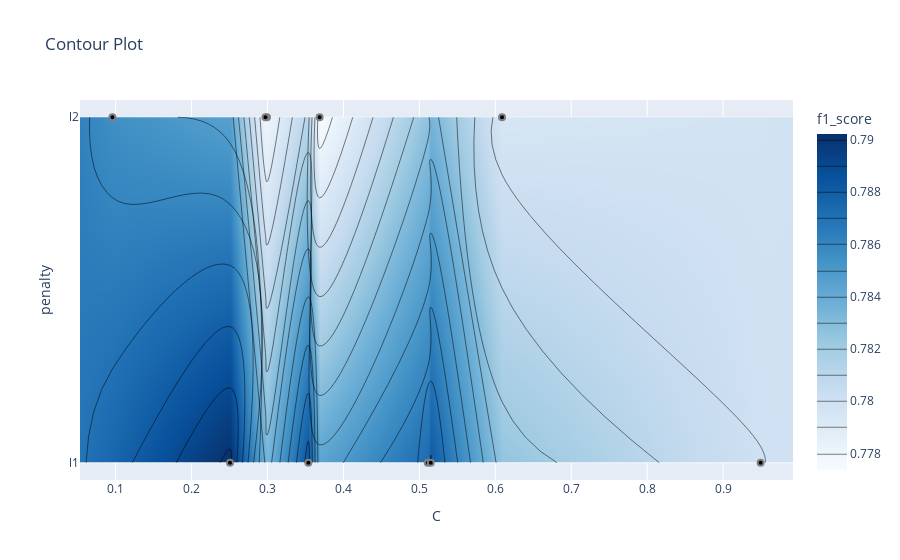

Notebook cell for this chart:
### Markdown cell above
### Построим графики контура отношений гиперпараметров

### Code cell
optuna.visualization.plot_contour(study_lr, params=["penalty", "C"],
                                  target_name="f1_score")

### Figure 1 — Plotly figure (JSON) as saved in the notebook; plotly's stock layout.template omitted (floating-point values rounded to 4 significant figures)
{"data": [{"colorbar": {"title": {"text": "f1_score"}}, "colorscale": [[0, "rgb(247,251,255)"], [0.125, "rgb(222,235,247)"], [0.25, "rgb(198,219,239)"], [0.375, "rgb(158,202,225)"], [0.5, "rgb(107,174,214)"], [0.625, "rgb(66,146,198)"], [0.75, "rgb(33,113,181)"], [0.875, "rgb(8,81,156)"], [1, "rgb(8,48,107)"]], "connectgaps": true, "contours": {"coloring": "heatmap"}, "hoverinfo": "none", "line": {"smoothing": 1.3}, "reversescale": false, "type": "contour", "x": [0.05303, 0.09571, 0.2506, 0.2973, 0.2992, 0.3538, 0.3686, 0.511, 0.5149, 0.6088, 0.9493, 0.992], "y": ["l1", "l2"], "z": [[null, null, 0.7902, null, null, 0.7884, null, 0.7873, 0.7881, null, 0.78, null], [null, 0.7855, null, 0.778, 0.778, null, 0.7774, null, null, 0.7795, null, null]]}, {"marker": {"color": "black", "line": {"color": "Grey", "width": 2}}, "mode": "markers", "showlegend": false, "type": "scatter", "x": [0.3538, 0.2992, 0.511, 0.6088, 0.5149, 0.3686, 0.09571, 0.2506, 0.2973, 0.9493], "y": ["l1", "l2", "l1", "l2", "l1", "l2", "l2", "l1", "l2", "l1"]}], "layout": {"title": {"text": "Contour Plot"}, "xaxis": {"range": [0.05303, 0.992], "title": {"text": "C"}}, "yaxis": {"range": [-0.05, 1.05], "title": {"text": "penalty"}, "type": "category"}}}
